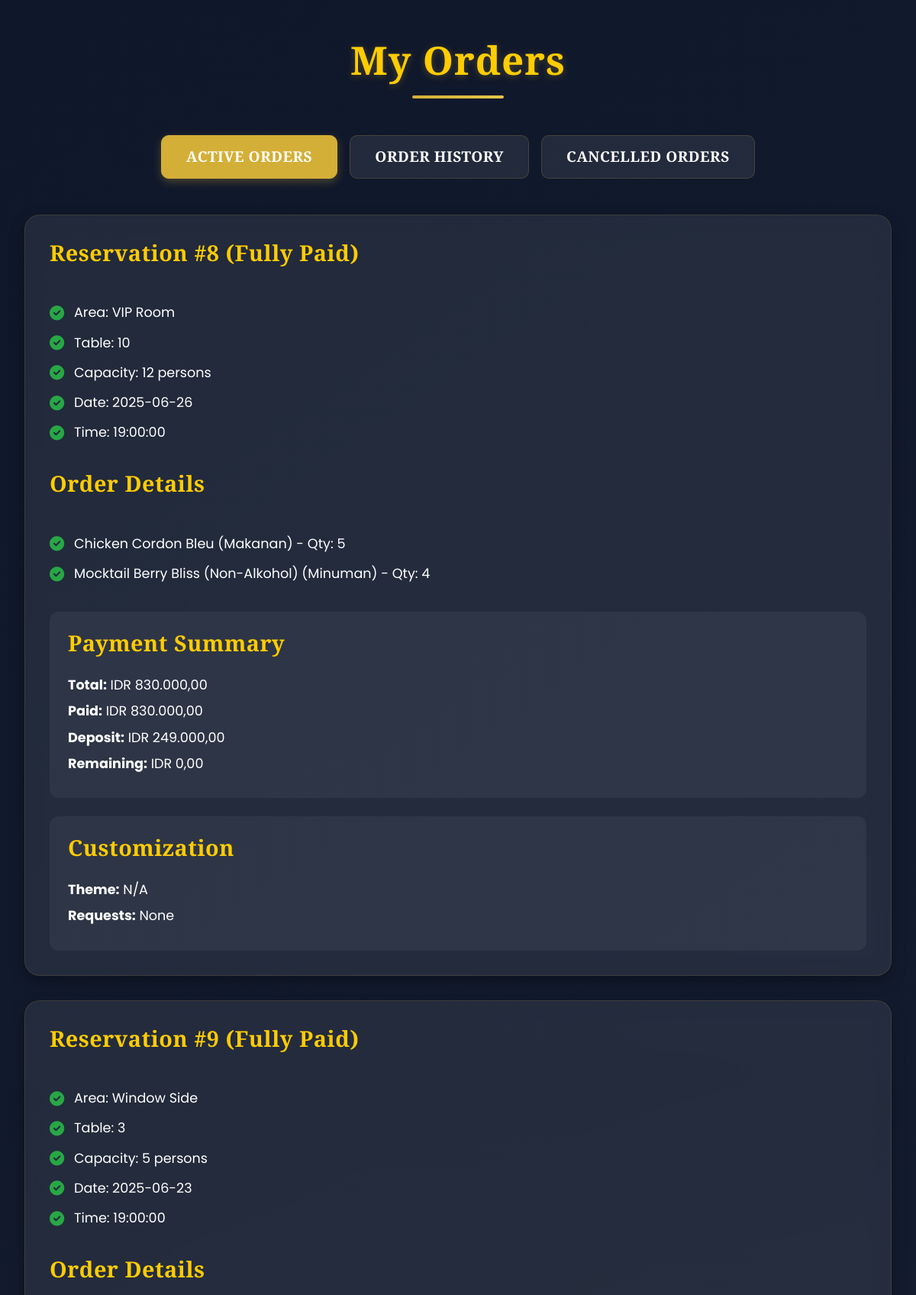
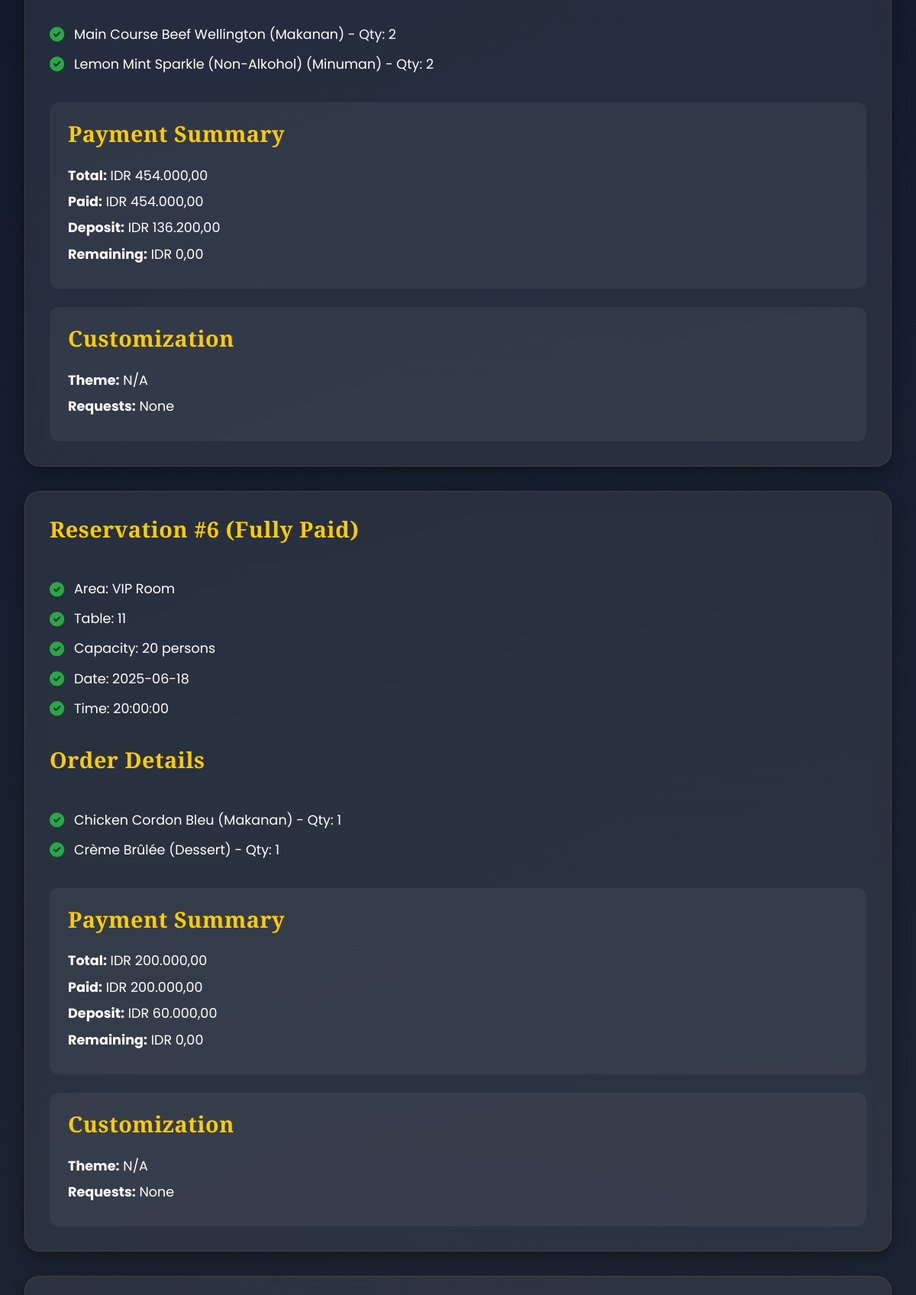
The app's page /pages/myorder.php (signed in, upper part) with its own data (2 pictures, top to bottom).
### tables this page shows
CREATE TABLE `pembayaran` (
  `id_pembayaran` int(11) NOT NULL,
  `id_reservasi` int(11) DEFAULT NULL,
  `total_tagihan` decimal(10,2) DEFAULT NULL,
  `metode_bayar` enum('tunai','transfer','qris') DEFAULT NULL,
  `tanggal_bayar` datetime DEFAULT NULL,
  `id_kasir` int(11) DEFAULT NULL,
  `jumlah_dibayar` decimal(10,2) DEFAULT 0.00,
  `status_payment` enum('Pending Payment','Deposit Paid','Fully Paid','Cancelled') NOT NULL
);

CREATE TABLE `reservasi` (
  `id_reservasi` int(11) NOT NULL,
  `id_customer` int(11) DEFAULT NULL,
  `tanggal` date DEFAULT NULL,
  `waktu` time NOT NULL DEFAULT '00:00:00',
  `jumlah_orang` int(11) DEFAULT NULL,
  `lokasi_meja` varchar(50) DEFAULT NULL,
  `payment_status` enum('Pending Payment','Deposit Paid','Fully Paid','Cancelled') DEFAULT 'Pending Payment',
  `catatan_tambahan` text DEFAULT NULL,
  `id_area` int(11) DEFAULT NULL,
  `id_user` int(11) NOT NULL,
  `tanggal_bayar` datetime DEFAULT NULL
);

CREATE TABLE `area` (
  `id_area` int(11) NOT NULL,
  `nama_area` varchar(255) NOT NULL,
  `deskripsi` text DEFAULT NULL,
  `kapasitas` int(11) NOT NULL,
  `tersedia` tinyint(1) DEFAULT 1,
  `id_admin` int(11) DEFAULT NULL,
  `gambar_area` varchar(255) DEFAULT NULL,
  `nomor_meja` varchar(50) DEFAULT NULL
);

CREATE TABLE `pesanan` (
  `id_pesanan` int(11) NOT NULL,
  `id_reservasi` int(11) DEFAULT NULL,
  `id_menu` int(11) DEFAULT NULL,
  `jumlah` int(11) DEFAULT NULL,
  `catatan` text DEFAULT NULL,
  `status_pesanan` enum('dipesan','dimasak','diantar','selesai') DEFAULT 'dipesan',
  `id_waiter` int(11) DEFAULT NULL,
  `tanggal_pesanan` datetime DEFAULT current_timestamp(),
  `id_area` int(11) DEFAULT NULL,
  `tanggal_pesan` datetime DEFAULT current_timestamp(),
  `tanggal_selesai` datetime DEFAULT NULL
);

CREATE TABLE `menu` (
  `id_menu` int(11) NOT NULL,
  `nama_menu` varchar(100) DEFAULT NULL,
  `deskripsi` text DEFAULT NULL,
  `harga` decimal(10,2) DEFAULT NULL,
  `kategori` varchar(50) DEFAULT NULL,
  `gambar_menu` varchar(255) DEFAULT NULL,
  `tersedia` tinyint(100) DEFAULT NULL,
  `id_admin` int(11) DEFAULT NULL,
  `stok` int(11) NOT NULL DEFAULT 0
);

### pages/myorder.php (the view, shortened to what this page needs)
<?php
include '../includes/config.php';
$user_id = intval($_SESSION['id_user']);
$reservation_id = isset($_GET['rid']) ? intval($_GET['rid']) : 0;
?>
<!DOCTYPE html>
<html lang="en">
<head>
    <link href="https://cdn.jsdelivr.net/npm/bootstrap@5.3.3/dist/css/bootstrap.min.css" rel="stylesheet">
    <link href="https://cdn.jsdelivr.net/npm/aos@2.3.4/dist/aos.css" rel="stylesheet">
    <link rel="stylesheet" href="https://cdnjs.cloudflare.com/ajax/libs/font-awesome/6.0.0/css/all.min.css">
</head>
<body>
    <div class="overlay"></div>
    <section class="container py-5 position-relative">
        <h1 class="section-title" data-aos="fade-down" data-aos-duration="1000">My Orders</h1>
        <ul class="nav nav-tabs" role="tablist">
            <li class="nav-item">
                <button class="nav-link active" id="active-tab" data-bs-toggle="tab" data-bs-target="#active-orders" type="button" role="tab" aria-controls="active-orders" aria-selected="true">Active Orders</button>
            </li>
            <li class="nav-item">
                <button class="nav-link" id="history-tab" data-bs-toggle="tab" data-bs-target="#order-history" type="button" role="tab" aria-controls="order-history" aria-selected="false">Order History</button>
            </li>
            <li class="nav-item">
                <button class="nav-link" id="cancelled-tab" data-bs-toggle="tab" data-bs-target="#cancelled-orders" type="button" role="tab" aria-controls="cancelled-orders" aria-selected="false">Cancelled Orders</button>
            </li>
        </ul>
        <div class="tab-content">
            <div class="tab-pane fade show active" id="active-orders" role="tabpanel" aria-labelledby="active-tab">
                <?php
                $active_result = $conn->query("
                    SELECT r.*, p.total_tagihan, p.status_payment, p.tanggal_bayar, p.jumlah_dibayar
                    FROM reservasi r
                    LEFT JOIN pembayaran p ON r.id_reservasi = p.id_reservasi
                    WHERE r.id_user = $user_id
                    AND (p.status_payment = 'Pending Payment' OR p.status_payment = 'Deposit Paid' OR p.status_payment = 'Fully Paid')
                    AND r.id_reservasi != $reservation_id
                    ORDER BY r.tanggal DESC
                ");
                if ($active_result && $active_result->num_rows > 0) {
                    while ($reservation = $active_result->fetch_assoc()) {
                        $reservation_id = $reservation['id_reservasi'];
                        $total_tagihan = $reservation['total_tagihan'] ?? 0;
                        $status_payment = $reservation['status_payment'] ?? 'Pending Payment';
                        $jumlah_dibayar = $reservation['jumlah_dibayar'] ?? 0;
                        $deposit_amount = $total_tagihan * 0.3;
                        $remaining_balance = $total_tagihan - $jumlah_dibayar;
                        $display_status = ($status_payment === 'Pending Payment') ? 'Pending' : ($status_payment === 'Deposit Paid' ? 'Deposit Paid' : 'Fully Paid');
                        ?>
                        <div class="card" data-aos="fade-up" data-aos-duration="800" data-aos-delay="100">
                            <h4 class="card-title">Reservation #<?php echo htmlspecialchars($reservation_id); ?> (<?php echo htmlspecialchars($display_status); ?>)</h4>
                            <div class="checklist">
                                <div class="checklist-item"><i class="fas fa-check-circle"></i> Area: <?php echo htmlspecialchars($conn->query("SELECT nama_area FROM area WHERE id_area = " . $reservation['id_area'])->fetch_assoc()['nama_area'] ?? 'N/A'); ?></div>
                                <div class="checklist-item"><i class="fas fa-check-circle"></i> Table: <?php echo htmlspecialchars($reservation['lokasi_meja'] ?? 'N/A'); ?></div>
                                <div class="checklist-item"><i class="fas fa-check-circle"></i> Capacity: <?php echo htmlspecialchars($reservation['jumlah_orang'] ?? 0); ?> persons</div>
                                <div class="checklist-item"><i class="fas fa-check-circle"></i> Date: <?php echo htmlspecialchars($reservation['tanggal'] ?? 'N/A'); ?></div>
                                <div class="checklist-item"><i class="fas fa-check-circle"></i> Time: <?php echo htmlspecialchars($reservation['waktu'] ?? 'N/A'); ?></div>
                            </div>
                            <h5 class="card-title mt-4">Order Details</h5>
                            <div class="checklist">
                                <?php
                                $order_result = $conn->query("SELECT p.*, m.nama_menu, m.kategori FROM pesanan p JOIN menu m ON p.id_menu = m.id_menu WHERE p.id_reservasi = $reservation_id");
                                if ($order_result && $order_result->num_rows > 0) {
                                    while ($order = $order_result->fetch_assoc()) {
                                        echo '<div class="checklist-item"><i class="fas fa-check-circle"></i> ' . htmlspecialchars($order['nama_menu']) . ' (' . htmlspecialchars($order['kategori']) . ') - Qty: ' . htmlspecialchars($order['jumlah']) . '</div>';
                                    }
                                } else {
                                    echo '<div class="checklist-item"><i class="fas fa-check-circle"></i> No items</div>';
                                }
                                ?>
                            </div>
                            <div class="payment-summary">
                                <h5 class="card-title">Payment Summary</h5>
                                <p><strong>Total:</strong> IDR <?php echo number_format($total_tagihan, 2, ',', '.'); ?></p>
                                <p><strong>Paid:</strong> IDR <?php echo number_format($jumlah_dibayar, 2, ',', '.'); ?></p>
                                <p><strong>Deposit:</strong> IDR <?php echo number_format($deposit_amount, 2, ',', '.'); ?></p>
                                <p><strong>Remaining:</strong> IDR <?php echo number_format($remaining_balance, 2, ',', '.'); ?></p>
                            </div>
                            <div class="customization">
                                <h5 class="card-title">Customization</h5>
                                <p><strong>Theme:</strong> <?php echo htmlspecialchars($conn->query("SELECT decoration_theme FROM interiorrequest WHERE id_reservasi = $reservation_id")->fetch_assoc()['decoration_theme'] ?? 'N/A'); ?></p>
                                <p><strong>Requests:</strong> <?php echo htmlspecialchars($reservation['catatan_tambahan'] ?? 'None'); ?></p>
                            </div>
                        </div>
                        <?php
                    }
                } else {
                    echo '<div class="card" data-aos="fade-up" data-aos-duration="800"><p class="text-center">No active orders.</p></div>';
                }
                ?>
            </div>
        </div>
    </section>
</body>
</html>

### pages/myorder.php (style rules this page uses)
:root { --primary-gold: #d4af37; --accent-gold: #e6c74a; --dark-bg: #0f172a; --light-bg: #1e293b; --text-light: #ffffff; --text-muted: #ffffff; --text-highlight: #ffcc00; --shadow-soft: 0 8px 20px rgba(0, 0, 0, 0.3); --glass-bg: rgba(255, 255, 255, 0.08); --button-bg: #d4af37; --button-bg-hover: #e6c74a; --error-bg: #dc3545; --success-bg: #28a745; }
* { margin: 0; padding: 0; box-sizing: border-box; }
html, body { overflow-x: hidden; scrollbar-width: none; -ms-overflow-style: none; }
body { font-family: 'Poppins', sans-serif; background: linear-gradient(145deg, var(--dark-bg), var(--light-bg)); color: var(--text-light); min-height: 100vh; }
.overlay { position: fixed; top: 0; left: 0; width: 100%; height: 100%; background: radial-gradient(circle, rgba(212, 175, 55, 0.05) 0%, transparent 70%); z-index: -1; }
.container { max-width: 1300px; padding: 5rem 2rem 3rem; margin: 0 auto; }
.section-title { font-family: 'Playfair Display', serif; font-size: 3.2rem; font-weight: 900; color: var(--text-highlight); text-align: center; margin-bottom: 3rem; position: relative; letter-spacing: 1px; text-shadow: 0 2px 10px rgba(212, 175, 55, 0.3); }
.section-title::after { content: ''; display: block; width: 120px; height: 4px; background: linear-gradient(to right, var(--primary-gold), var(--accent-gold)); margin: 1rem auto; border-radius: 2px; }
.nav-tabs { border-bottom: none; display: flex; justify-content: center; gap: 1rem; margin-bottom: 3rem; }
.nav-tabs .nav-link { font-family: 'Playfair Display', serif; font-size: 1.2rem; font-weight: 700; color: var(--text-light); background: var(--glass-bg); border: 1px solid rgba(212, 175, 55, 0.2); border-radius: 10px; padding: 0.8rem 2rem; transition: all 0.3s ease-in-out; text-transform: uppercase; letter-spacing: 0.5px; }
.nav-tabs .nav-link.active { color: var(--text-light); background: var(--primary-gold); border-color: var(--primary-gold); box-shadow: 0 4px 12px rgba(212, 175, 55, 0.3); }
.card { background: var(--glass-bg); backdrop-filter: blur(12px); border: 1px solid rgba(212, 175, 55, 0.15); border-radius: 20px; padding: 2rem; margin-bottom: 2rem; transition: all 0.4s ease; box-shadow: var(--shadow-soft); }
.card-title { font-family: 'Playfair Display', serif; font-size: 1.8rem; font-weight: 700; color: var(--text-highlight); margin-bottom: 1.5rem; letter-spacing: 0.5px; }
.checklist { margin-top: 1.5rem; }
.checklist-item { display: flex; align-items: center; font-size: 1.1rem; margin-bottom: 0.8rem; color: var(--text-light); }
.checklist-item i { color: var(--success-bg); margin-right: 0.8rem; font-size: 1.2rem; }
.payment-summary, .customization { background: rgba(255, 255, 255, 0.05); padding: 1.5rem; border-radius: 12px; margin-top: 1.5rem; }
.payment-summary p, .customization p { margin: 0.5rem 0; font-size: 1.1rem; color: var(--text-light); }

### records on screen
pembayaran: id_reservasi.id_reservasi "8", status_payment "Fully Paid", id_reservasi.nama_area "VIP Room", id_reservasi.lokasi_meja "10", id_reservasi.jumlah_orang "12", id_reservasi.tanggal "2025-06-26", id_reservasi.waktu "19:00:00", total_tagihan "830.000,00", jumlah_dibayar "830.000,00", total_tagihan "249.000,00", remaining_balance "0,00", fetch_assoc "N/A", id_reservasi.catatan_tambahan "None"
pesanan: id_menu.nama_menu "Chicken Cordon Bleu", id_menu.kategori "Makanan", jumlah "5"
pesanan: id_menu.nama_menu "Mocktail Berry Bliss (Non-Alkohol)", id_menu.kategori "Minuman", jumlah "4"
pembayaran: id_reservasi.id_reservasi "9", status_payment "Fully Paid", id_reservasi.nama_area "Window Side", id_reservasi.lokasi_meja "3", id_reservasi.jumlah_orang "5", id_reservasi.tanggal "2025-06-23", id_reservasi.waktu "19:00:00", total_tagihan "454.000,00", jumlah_dibayar "454.000,00", total_tagihan "136.200,00", remaining_balance "0,00", fetch_assoc "N/A", id_reservasi.catatan_tambahan "None"
pesanan: id_menu.nama_menu "Main Course Beef Wellington", id_menu.kategori "Makanan", jumlah "2"
pesanan: id_menu.nama_menu "Lemon Mint Sparkle (Non-Alkohol)", id_menu.kategori "Minuman", jumlah "2"
pembayaran: id_reservasi.id_reservasi "6", status_payment "Fully Paid", id_reservasi.nama_area "VIP Room", id_reservasi.lokasi_meja "11", id_reservasi.jumlah_orang "20", id_reservasi.tanggal "2025-06-18", id_reservasi.waktu "20:00:00", total_tagihan "200.000,00", jumlah_dibayar "200.000,00", total_tagihan "60.000,00", remaining_balance "0,00", fetch_assoc "N/A", id_reservasi.catatan_tambahan "None"
pesanan: id_menu.nama_menu "Chicken Cordon Bleu", id_menu.kategori "Makanan", jumlah "1"
pesanan: id_menu.nama_menu "Crème Brûlée", id_menu.kategori "Dessert", jumlah "1"
